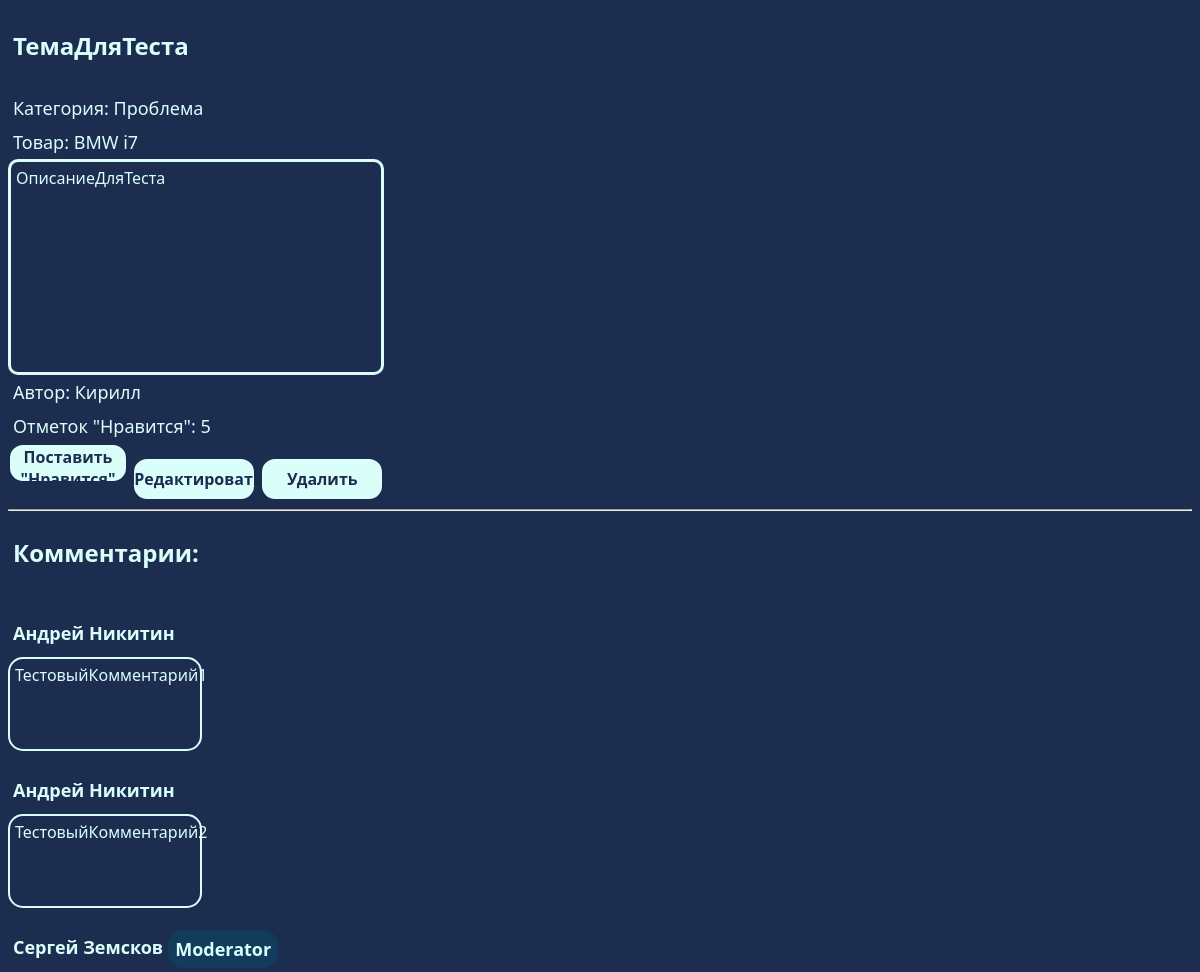
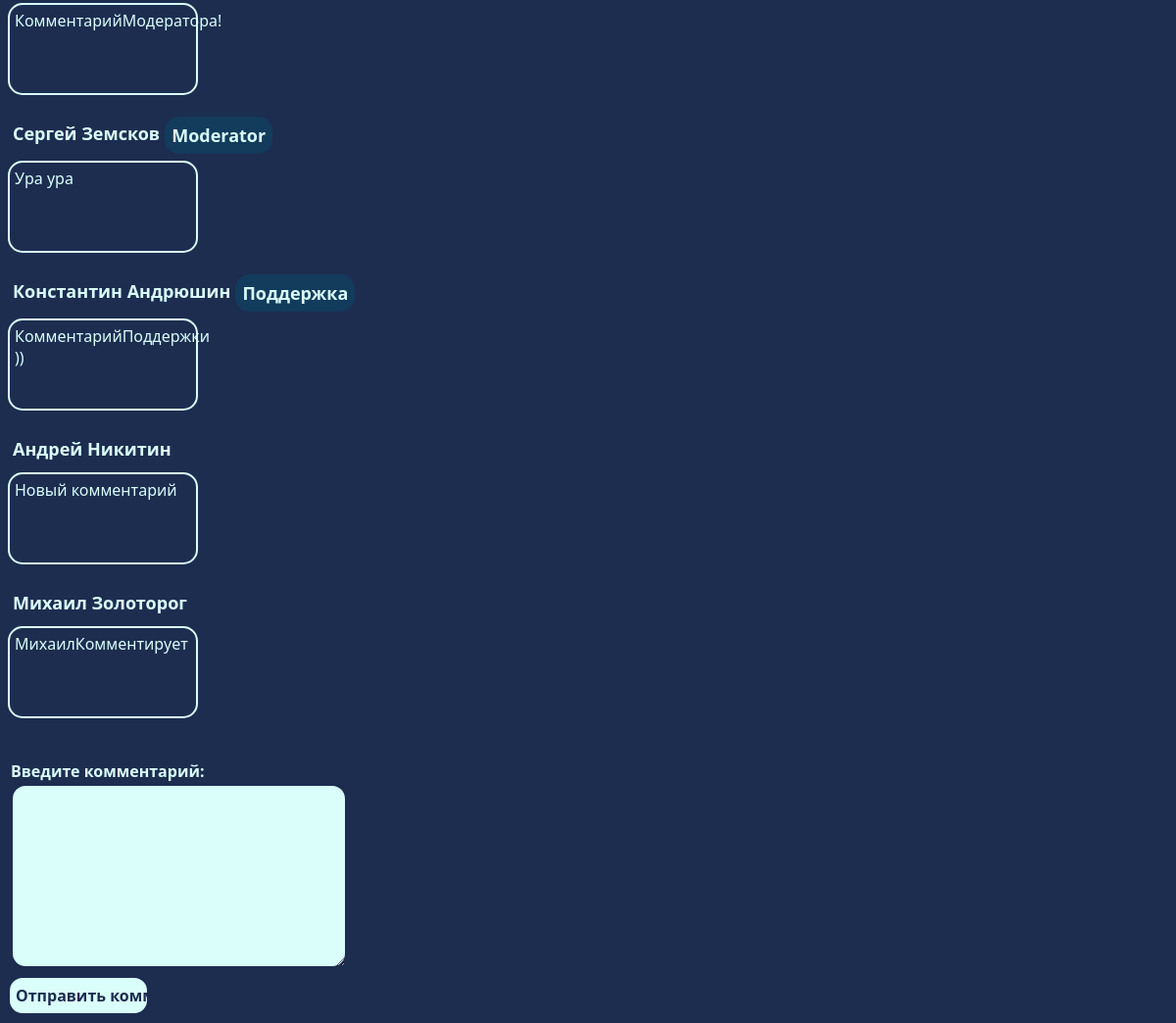
/publication?id=5, run on the app's committed database (2 pictures, top to bottom).
### forum/models.py (models this page shows)
class UserPublication(models.Model):
    title = models.CharField(max_length=30)
    category = models.CharField(max_length=20)
    product = models.ForeignKey(Product, on_delete=models.CASCADE, null=False)
    desc = models.TextField()
    upvotes = models.PositiveSmallIntegerField()
    user = models.ForeignKey(User, on_delete=models.CASCADE, null=False)

class Product(models.Model):
    name = models.CharField(max_length=50)
    price = models.PositiveIntegerField()

class Comment(models.Model):
    user = models.ForeignKey(User, on_delete=models.CASCADE, null=False)
    publication = models.ForeignKey(UserPublication, on_delete=models.CASCADE, null=False)
    desc = models.CharField(max_length=50)

### forum/views.py (the view)
# urls.py: path('publication', views.publication_view),
def publication_view(request):
    if request.method == 'POST':
        form = CommentForm(request.POST)
        if form.is_valid():
            desc = request.POST.get('desc')
            publication_id = request.POST.get('publication_id')
            publication_related = UserPublication.objects.get(id=publication_id)
            Comment.objects.create(desc=desc, user=request.user, publication=publication_related)
            return redirect(f'/publication?id={publication_id}')
    elif request.method == 'GET':
        form = CommentForm()
        publication = UserPublication.objects.select_related().get(id=request.GET.get('id'))
        comments = Comment.objects.select_related().filter(publication=publication)
        upvotes = User_upvotes.objects.select_related().filter(publication=publication)
        can_upvote = ""
        for upvote in upvotes:
            if upvote.user == request.user:
                can_upvote = 'disabled'
        groups = Group.objects.all()
        comments_data = []
        for comment in comments:
            comments_data.append({'user': comment.user.first_name + ' ' + comment.user.last_name,
                                  'desc': comment.desc, 'role': get_user_role(groups, comment.user)})
        return render(request, 'publication_view.html', {'publ': publication, 'comments': comments_data, 'form': form,
                                                         'upvote_disabled': can_upvote, 'num_of_upvotes': len(upvotes)})

### forum/forms.py
class CommentForm(forms.Form):
    desc = forms.CharField(widget=forms.Textarea, label='Введите комментарий')
    required_css_class = 'commentForm'

### forum/views.py (called while the page is built)
def get_user_role(groups, user):
    for group in groups:
        if user in group.user_set.all():
            return group.name
    return

### forum/templates/publication_view.html (shortened to what this page needs)
<!DOCTYPE html>
<html lang="en">
<head>
    {% load static %}
    <link rel="stylesheet" href="{% static 'css/publicationView.css' %}"/>
</head>
<body>
 <h3>{{ publ.title }}</h3>
    <div class="publElement">Категория: {{ publ.category }}</div>
    <div class="publElement">Товар: {{ publ.product.name }}</div>
    <div class="publDesc">{{ publ.desc }}</div>
    <div class="publElement">Автор: {{ publ.user.first_name }}</div>
    <div class="publElement">Отметок "Нравится": {{ num_of_upvotes }}</div>
    <button onclick="upvote_publication()" {{ upvote_disabled }}>Поставить "Нравится"</button>
    <a class="actionLink" href="/edit_publication?id={{ publ.id }}">Редактировать</a>
    <a class="actionLink" href="/delete_publication?id={{ publ.id }}">Удалить</a>
    <hr>
    <h2>Комментарии:</h2>
    {% if comments %}
{% for comment in comments %}
    <br>
    <div class="userRoleContainer">
    <div class="userName">{{ comment.user }}</div>
    {% if  comment.role  %}
    <div class="userRole">{{ comment.role }}</div>
    {% endif %}
    </div>
    <div class="commentDesc">{{ comment.desc }}</div>
{% endfor %}
{% else %}
<div class="noComments">Комментариев пока нет</div>
{% endif %}
<form method="POST">
       <table>
           {{ form }}
       </table>
       <input type="submit" value="Отправить комментарий">
   </form>
</body>
</html>

### forum/static/css/publicationView.css (style rules this page uses)
body { background-color: #1D2D50; font-family: 'Segoe UI', Tahoma, Geneva, Verdana, sans-serif; color: #DAFFFB; }
h3,h2, .publElement, .publDesc { color: #DAFFFB; padding: 5px; }
h3, h2 { font-size: x-large; }
.publElement { font-size: large; font-weight: 500; }
.publDesc { border: 3px solid #DAFFFB; border-radius: 10px; height: 25vh; width: 30vw; }
button, .actionLink { background-color: #DAFFFB; color: #1D2D50; border: 2px solid #1D2D50; border-radius: 15px; height: 5vh; font-weight: 600; font-family: 'Segoe UI', Tahoma, Geneva, Verdana, sans-serif; display: inline-block; align-content: center; font-size: medium; width: 10vw; text-align: center; }
.actionLink { text-decoration: none; }
.userRoleContainer { display: flex; margin-bottom: 7px; }
.userName { font-size: large; font-weight: 600; padding: 5px; }
.userRole { font-size: large; font-weight: 600; background-color: #133B5C; color: #DAFFFB; border: 2px solid #133B5C; border-radius: 15px; padding: 5px; }
.commentDesc { border: 2px solid #DAFFFB; border-radius: 15px; width: 15vw; height: 10vh; padding: 5px; }
.commentForm { display: flex; flex-direction: column; align-items: start; margin-top: 15px; padding-top: 5px; }
textarea { background-color: #DAFFFB; color: #1D2D50; border: 2px solid #1D2D50; border-radius: 15px; font-family: 'Segoe UI', Tahoma, Geneva, Verdana, sans-serif; }
input { background-color: #DAFFFB; color: #1D2D50; border: 2px solid #1D2D50; border-radius: 15px; height: 5vh; font-weight: 600; font-family: 'Segoe UI', Tahoma, Geneva, Verdana, sans-serif; display: inline-block; align-content: center; font-size: medium; width: 12vw; text-align: center; }

### data on the page
UserPublication: title "ТемаДляТеста", category "Проблема", product.name "BMW i7", desc "ОписаниеДляТеста", user.first_name "Кирилл"
Comment: desc "ТестовыйКомментарий1"
Comment: desc "ТестовыйКомментарий2"
Comment: desc "КомментарийМодератора!"
Comment: desc "Ура ура"
Comment: desc "КомментарийПоддержки ))"
Comment: desc "Новый комментарий"
Comment: desc "МихаилКомментирует"

### other printed values
{{ num_of_upvotes }} "5"
{{ comment.user }} "Андрей Никитин" "Андрей Никитин" "Сергей Земсков" "Сергей Земсков" "Константин Андрюшин" "Андрей Никитин" "Михаил Золоторог"
{{ comment.role }} "Moderator" "Moderator" "Поддержка"
